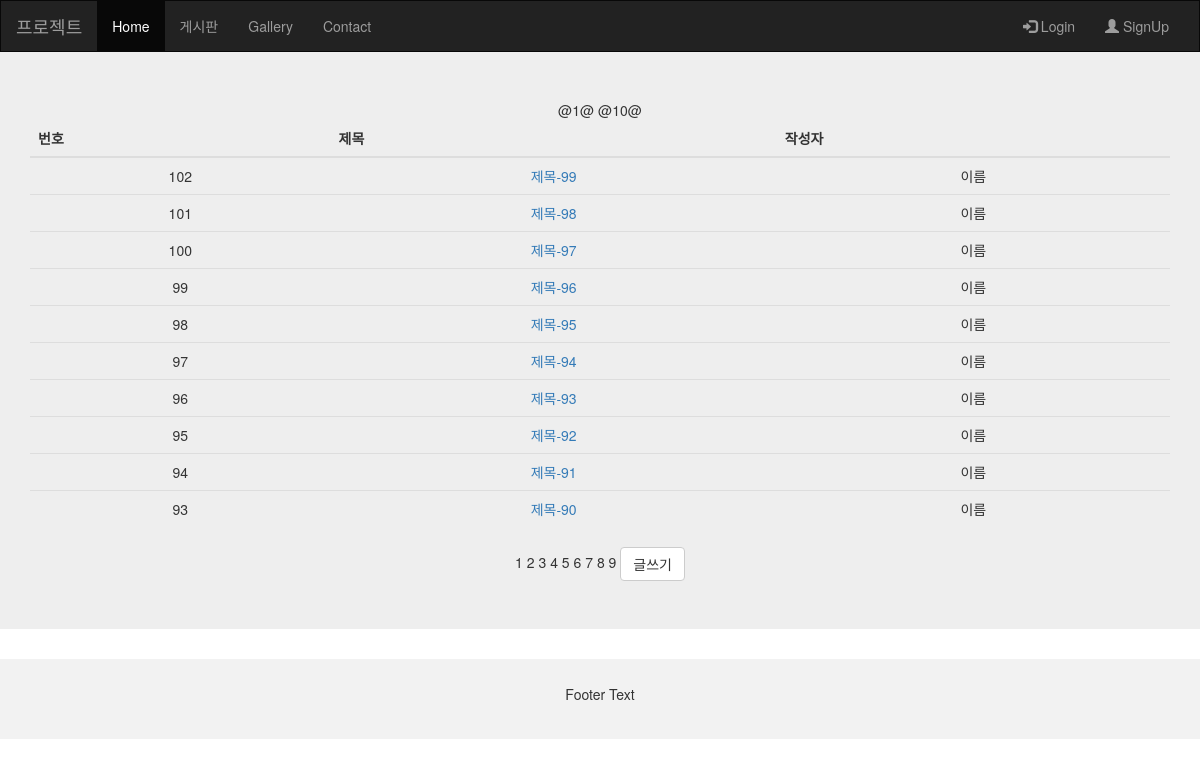
Screenshot of /article/list/ with the database file from the repository.
### article/models.py (models this page shows)
class Article(models.Model):
    title = models.CharField(max_length=100)
    content = models.CharField(max_length=1000)
    user = models.ForeignKey(User, on_delete=models.CASCADE)

class User(models.Model):
    email = models.CharField(max_length=50)
    pwd = models.CharField(max_length=100)
    name = models.CharField(max_length=10)

### board/views.py (the view)
# urls.py: path('article/list/', views.list),
def list(request):
    page = request.GET.get('page')
    if not page:
        page = 1
    article_list = Article.objects.order_by('-id')
    p = Paginator(article_list, 10)
    page_info = p.page(page)
    print( type(page_info.start_index()) )
    context = {
        'article_list' : page_info,
        'num_list' : range(
            int(page_info.start_index()), int(page_info.end_index()))
    }
    return render(request, 'list.html', context)

### templates/list.html
{% extends 'base.html' %}
{% block content %}
<div class="jumbotron">
<div class="container text-center">
@{{ article_list.start_index }}@
@{{ article_list.end_index }}@
<table class="table table-hover">
<thead>
<tr>
<th>번호</th><th>제목</th><th>작성자</th>
</tr>
</thead>
<tbody>
{% for article in article_list %}
<tr>
<td>{{ article.id }}</td>
<td>
    <a href='/article/detail/{{ article.id }}/'>
        {{ article.title }}
    </a>
</td>
<td>{{ article.user.name }}</td>
</tr>
{% endfor %}
</tbody>
</table>
{% for idx in num_list %}
    {{ idx }}
{% endfor %}
<a href='/article/write/' class="btn btn-default">
    글쓰기
</a>
</div>
</div>
{% endblock %}

### templates/base.html (shortened to what this page needs)
<!DOCTYPE html>
<html lang="en">
<head>
  <link rel="stylesheet" href="https://maxcdn.bootstrapcdn.com/bootstrap/3.4.1/css/bootstrap.min.css">
</head>
<body>
<nav class="navbar navbar-inverse">
  <div class="container-fluid">
    <div class="navbar-header">
      <a class="navbar-brand" href="/">프로젝트</a>
    </div>
    <div class="collapse navbar-collapse" id="myNavbar">
      <ul class="nav navbar-nav">
        <li class="active"><a href="/">Home</a></li>
        <li><a href="/article/list/">게시판</a></li>
        <li><a href="#">Gallery</a></li>
        <li><a href="#">Contact</a></li>
      </ul>
      <ul class="nav navbar-nav navbar-right">
      {% if request.session.email %}
        <li>
          <a href="/signout/">
            <span class="glyphicon glyphicon-log-out"></span> Logout
            {{ request.session.email }} 님 반갑습니다.
          </a>
        </li>
      {% else %}
        <li>
          <a href="/signin/">
            <span class="glyphicon glyphicon-log-in"></span> Login
          </a>
        </li>
        <li>
          <a href="/signup/">
            <span class="glyphicon glyphicon-user"></span> SignUp
          </a>
        </li>
      {% endif %}
      </ul>
    </div>
  </div>
</nav>
{% block content %}
{% endblock %}
<footer class="container-fluid text-center">
  <p>Footer Text</p>
</footer>
</body>
</html>

### templates/base.html (style rules this page uses)
.navbar { margin-bottom: 0; border-radius: 0; }
footer { background-color: #f2f2f2; padding: 25px; }

### rows the page displays
Article: id "102", title "제목-99", user.name "이름"
Article: id "101", title "제목-98", user.name "이름"
Article: id "100", title "제목-97", user.name "이름"
Article: id "99", title "제목-96", user.name "이름"
Article: id "98", title "제목-95", user.name "이름"
Article: id "97", title "제목-94", user.name "이름"
Article: id "96", title "제목-93", user.name "이름"
Article: id "95", title "제목-92", user.name "이름"
Article: id "94", title "제목-91", user.name "이름"
Article: id "93", title "제목-90", user.name "이름"

### other values shown
{{ article_list.start_index }} "1"
{{ article_list.end_index }} "10"
{{ idx }} "1" "2" "3" "4" "5" "6" "7" "8" "9"
